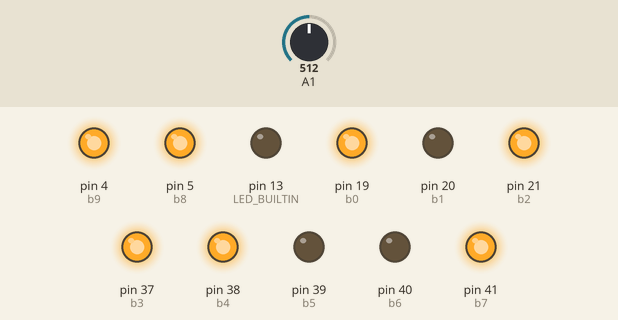
Bench run of a sketch on a simulated Arduino Mega 2560, built with avr-gcc and run on an emulated ATmega2560. Shown: output pins drawn as LEDs (lit = HIGH). Inputs (shaded band) come from the test bench; at power-on: A1 = 512. What the sketch prints to the serial monitor is not drawn.

Above: at 1.2 s.
1.3 s: A1 set to 517
At 2.3 s:
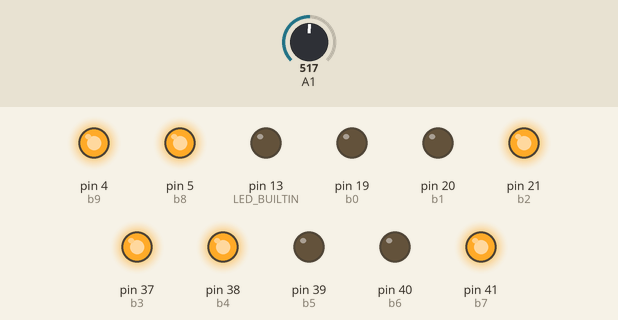
3.0 s: A1 set to 716
At 4.0 s:
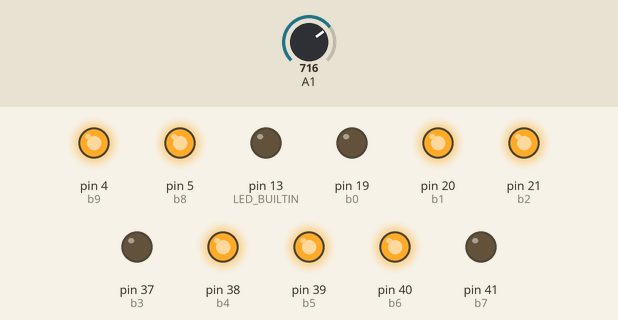
6.0 s: A1 set to 711
At 7.5 s:
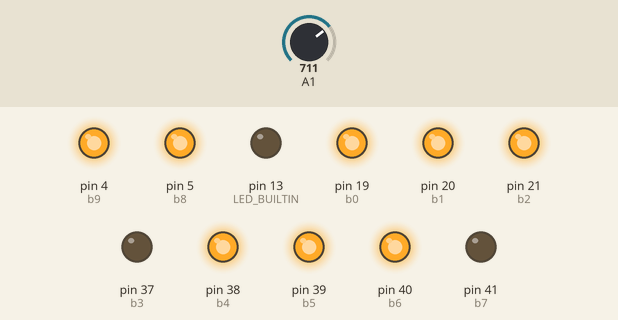
7.8 s: A1 set to 900
At 8.7 s:
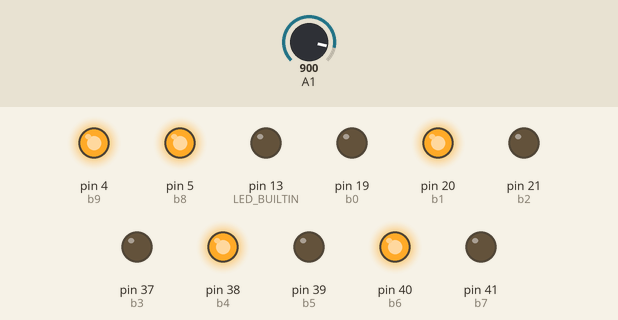
10.8 s: A1 set to 896
At 11.8 s:
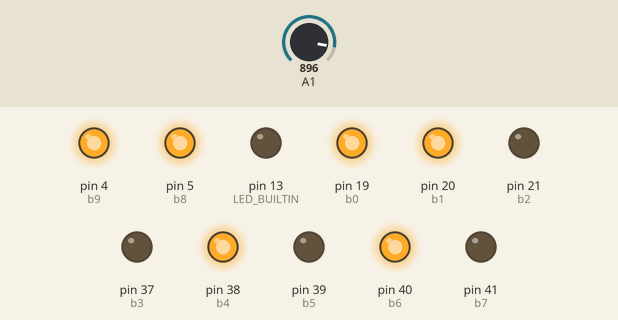
12.4 s: A1 set to 1023
At 14.1 s:
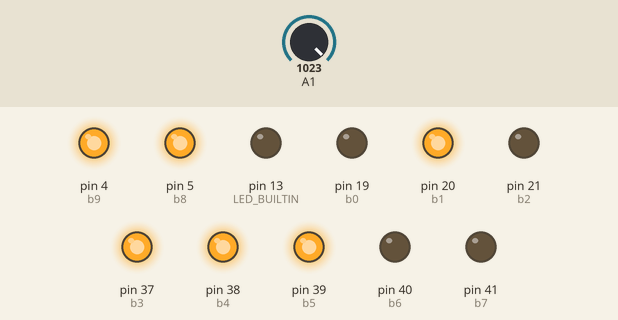
Timing chart, 0 to 15.6 s (numbered marks = the images above; inputs shaded):
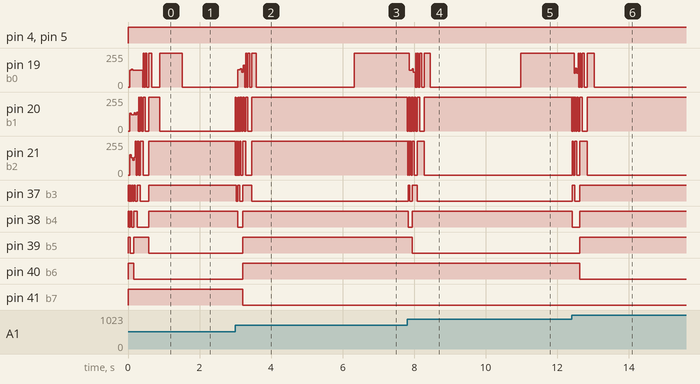

The sketch:

IIRBP.ino
```cpp
unsigned long previousMicros = 0;

#define b0 19
#define b1 20
#define b2 21
#define b3 37
#define b4 38
#define b5 39
#define b6 40
#define b7 41
#define b8 5
#define b9 4

const long samplePeriod = 124;
long test1 = 0, test2 = 0;
int state = 0;

float y0fil = 0, y1fil = 0, y2fil = 0, y3fil = 0, y4fil = 0, y5fil = 0, y6fil = 0, y7fil = 0, y8fil = 0, y9fil = 0, y10fil = 0;

float x0fil = 0, x1fil = 0, x2fil = 0, x3fil = 0, x4fil = 0, x5fil = 0, x6fil = 0, x7fil = 0, x8fil = 0, x9fil = 0, x10fil = 0;

float b0f = 0.0004519;
float b1f = 0.007442;
float b2f = -0.08589;
float b3f = 0.1608;
float b4f = -0.09249;
float b5f = -0.03386;
float b6f = 0.05398;
float b7f = -0.01356;
float b8f = -0.001149;
float b9f = 7.47E-19;

float a0f = 1.0;
float a1f = -7.546;
float a2f = 25.84;
float a3f = -52.96;
float a4f = 72.12;
float a5f = -68.24;
float a6f = 45.46;
float a7f = -21.06;
float a8f = 6.492;
float a9f = -1.202;
float a10f = 0.1015;


uint8_t outPins[10] = { b0, b1, b2, b3, b4, b5, b6, b7, b8, b9 };

void setup() {
  Serial.begin(500000);
  pinMode(b0, OUTPUT);
  pinMode(b1, OUTPUT);
  pinMode(b2, OUTPUT);
  pinMode(b3, OUTPUT);
  pinMode(b4, OUTPUT);
  pinMode(b5, OUTPUT);
  pinMode(b6, OUTPUT);
  pinMode(b7, OUTPUT);
  pinMode(b8, OUTPUT);
  pinMode(b9, OUTPUT);
  digitalWrite(b0, 0);
  digitalWrite(b1, 0);
  digitalWrite(b2, 0);
  digitalWrite(b3, 0);
  digitalWrite(b4, 0);
  digitalWrite(b5, 0);
  digitalWrite(b6, 0);
  digitalWrite(b7, 0);
  digitalWrite(b8, 0);
  digitalWrite(b9, 0);
  pinMode(LED_BUILTIN, OUTPUT);
  digitalWrite(LED_BUILTIN, 0);
}

void loop() {

  unsigned long currentMicros = micros();

  if (currentMicros - previousMicros >= samplePeriod) {
    previousMicros = currentMicros;
    //x0fil = (float)(analogRead(1) >> 2) ;
    x0fil = (float)analogRead(1);
    x0fil *= 3.3 / 4096;  //Convert ADC reading to voltage (The filter expect a voltage signal as input.)

    y0fil = x1fil * b0f + x2fil * b1f + x3fil * b2f + x4fil * b3f + x5fil * b4f + x6fil * b5f + x7fil * b6f + x8fil * b7f + x9fil * b8f + x10fil * b9f;
    y0fil += -1*y1fil * a1f - y2fil * a2f - y3fil * a3f - y4fil * a4f - y5fil * a5f - y6fil * a6f - y7fil * a7f - y8fil * a8f - y9fil * a9f - y10fil * a10f;
   // y0fil = y0fil * (1 / a0f);

    y1fil = y0fil;
    y2fil = y1fil;
    y3fil = y2fil;
    y4fil = y3fil;
    y5fil = y4fil;
    y6fil = y5fil;
    y7fil = y6fil;
    y8fil = y7fil;
    y9fil = y8fil;
    y10fil = y9fil;

    x1fil = x0fil;
    x2fil = x1fil;
    x3fil = x2fil;
    x4fil = x3fil;
    x5fil = x4fil;
    x6fil = x5fil;
    x7fil = x6fil;
    x8fil = x7fil;
    x9fil = x8fil;
    x10fil = x9fil;

    SetOutput(y0fil);
    //  previousMicros = currentMicros;
    /*
    if (state == 0) {
      test1 = currentMicros;
      state = 1;


    } else if (state == 1) {
      test2 = currentMicros;
        Serial.println(test2 - test1);

        test1 = 0;
        test2 = 0;
      state = 0;

    }
*/
  }
}

void SetOutput(float filterOut) {
  uint16_t outputVal = round(1024 / 3.3) * filterOut;  //Convert filter output to binary and scale to 10 bits.

  Serial.println(outputVal);

  bool p0 = outputVal & (1 << 0);  //Check bit 0..
  bool p1 = outputVal & (1 << 1);
  bool p2 = outputVal & (1 << 2);
  bool p3 = outputVal & (1 << 3);
  bool p4 = outputVal & (1 << 4);
  bool p5 = outputVal & (1 << 5);
  bool p6 = outputVal & (1 << 6);
  bool p7 = outputVal & (1 << 7);
  bool p8 = outputVal & (1 << 8);
  bool p9 = outputVal & (1 << 9);
  /*
    for (uint8_t i = 2; i < 12; i++) {
    outVals[i - 2] = outputVal & (1 << i);
  ////  Serial.print(outVals[i]);
  }*/

  digitalWrite(b0, p0);
  digitalWrite(b1, p1);
  digitalWrite(b2, p2);
  digitalWrite(b3, p3);
  digitalWrite(b4, p4);
  digitalWrite(b5, p5);
  digitalWrite(b6, p6);
  digitalWrite(b7, p7);
  digitalWrite(b8, p8);
  digitalWrite(b9, p9);

  //delay(1000);

  /*
  for (uint8_t i = 0; i < 10; i++) {
    digitalWrite(outPins[i], (outputVal & (1 << i)));

    //outVals[i] = outputVal & (1 << i);
    ////  Serial.print(outVals[i]);
  }*/
  /*
>>>>>>> 07e32d255bd7d328bdba1417fd14c137b0b1b3ba
  for (uint8_t i = 0; i < 10; i++) {
    outVals[i] = outputVal & (1 << i);
  ////  Serial.print(outVals[i]);
  }*/
  //Serial.println();
  /* for (uint8_t j = 0; j < 10; j++) {
    digitalWrite(outPins[j], outVals[j]);
  }*/
}
```

Measured:
- the behaviour switches between 516 and 517 on A1 (found by bisection; images 0 and 1)
- the behaviour switches between 712 and 711 on A1 (found by bisection; images 2 and 3)
- the behaviour switches between 897 and 896 on A1 (found by bisection; images 4 and 5)
- after the input at 1.3 s, pin 19 (b0): 255/255 → 0/255 after 0.21 s
- after the input at 6.0 s, pin 19 (b0): 0/255 → 255/255 after 0.33 s
- after the input at 7.8 s, pin 20 (b1): goes 5 × (0/255 0.01 s, 255/255 0.01 s), 0/255 0.03 s, 255/255 0.04 s, 0/255 0.05 s, 255/255 0.07 s, 0/255 0.13 s, then 255/255, starting at once; pin 37 (b3): LOW → HIGH at once, → LOW 0.05 s later, → HIGH 0.07 s later, → LOW 0.14 s later
- after the input at 10.8 s, pin 19 (b0): 0/255 → 255/255 after 0.18 s
- after the input at 12.4 s, pin 20 (b1): goes 4 × (0/255 0.01 s, 255/255 0.02 s), 0/255 0.05 s, 255/255 0.07 s, 0/255 0.14 s, then 255/255, starting at once; pin 21 (b2): 0/255 → 255/255 after 0.23 s, → 0/255 0.21 s later
